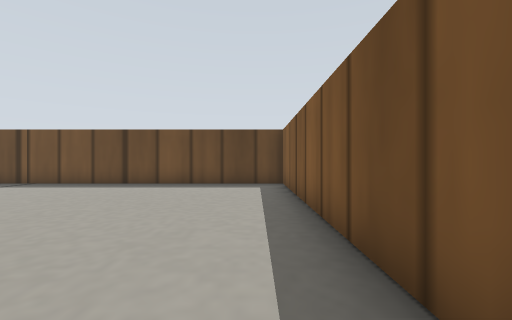
view 1 (above)

22 first-person views from a walk through a Gazebo world. The camera is 0.09 m above the floor, looks level and sees 90° across. The floor is counted in squares, 0.1 m on a side. Each view is taken from the middle of a square. On the plan, view 1 faces up. The plan holds only what a view shows up to about 10 squares ahead; the rest is blank. The robots in the file are not drawn. Simple patterns stand in for the simulator's built-in surfaces.

view 2
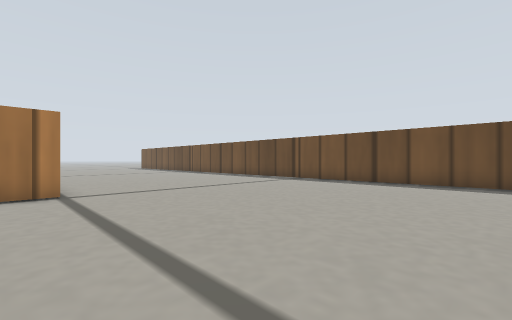

view 3
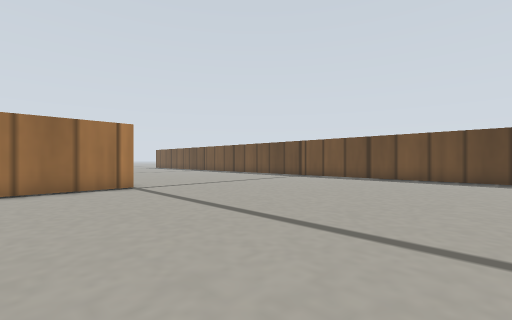

view 4
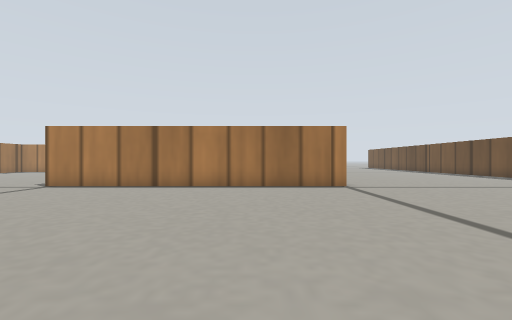

view 5
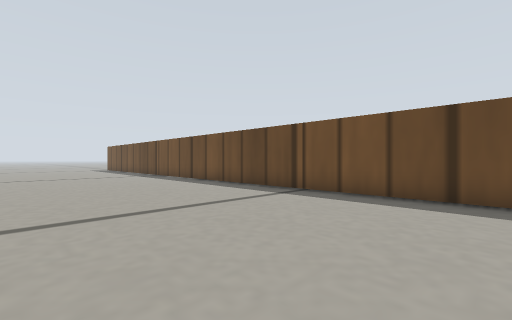

view 6
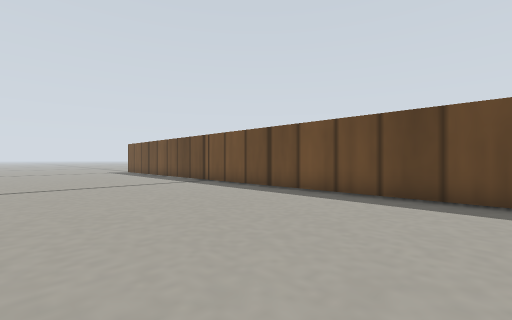

view 7
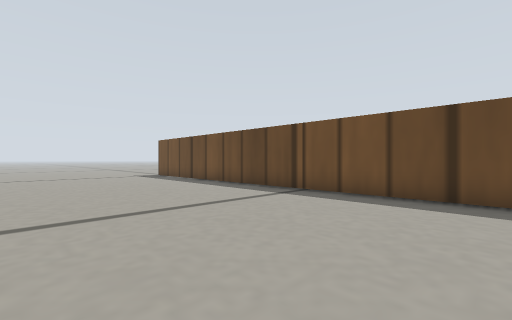

view 8
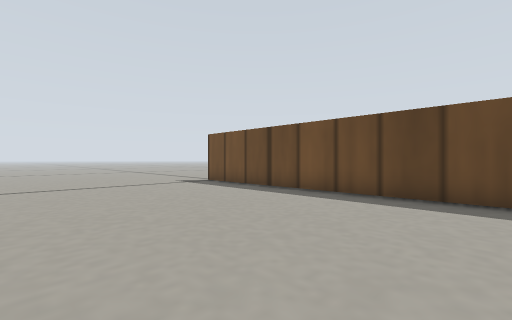

view 9
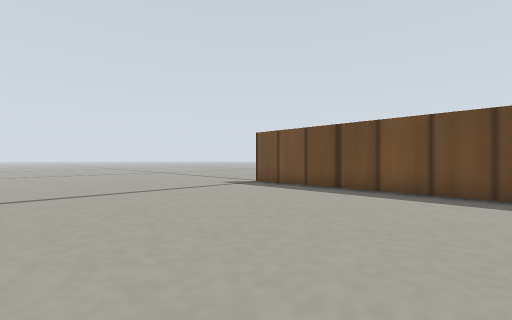

view 10
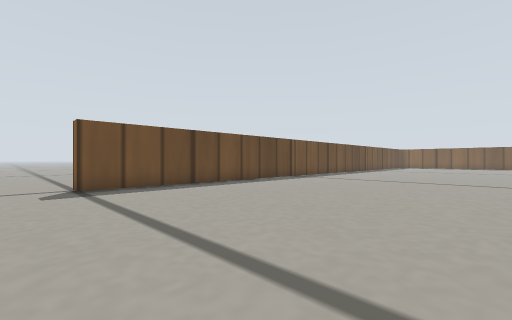

view 11
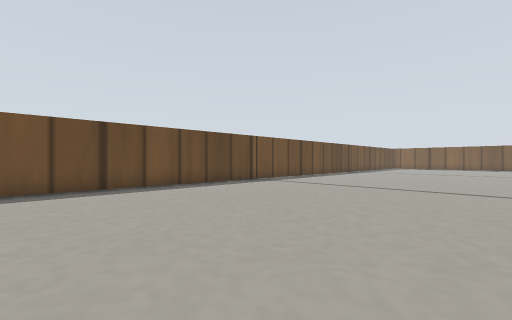

view 12
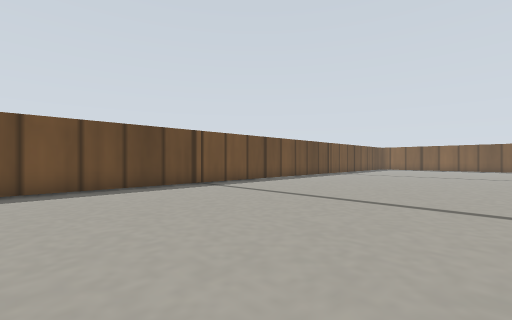

view 13
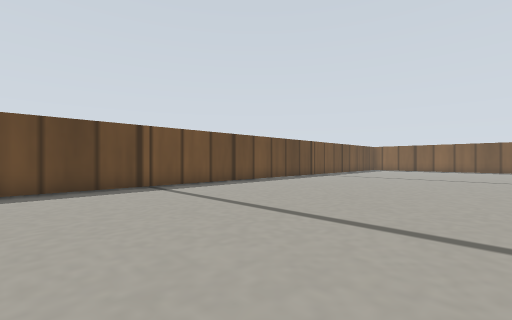

view 14
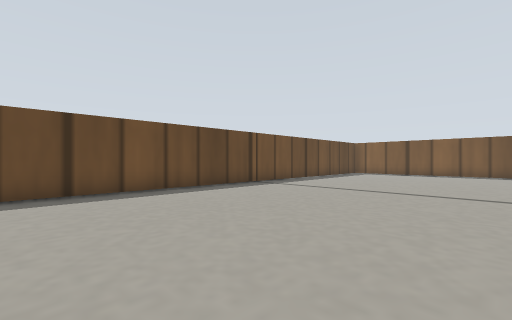

view 15
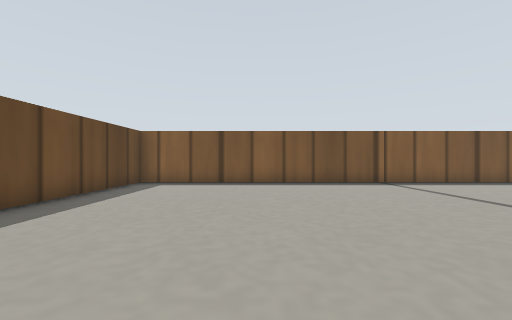

view 16
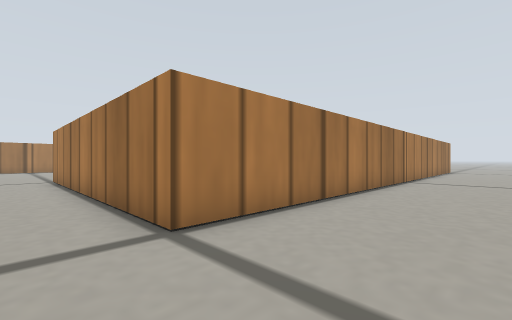

view 17
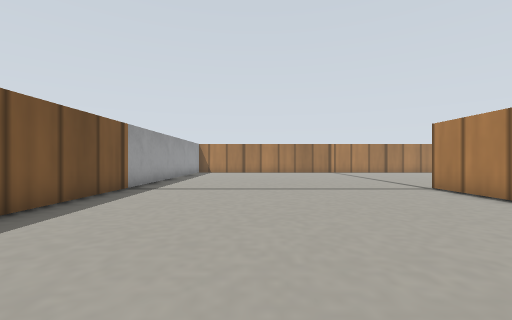

view 18
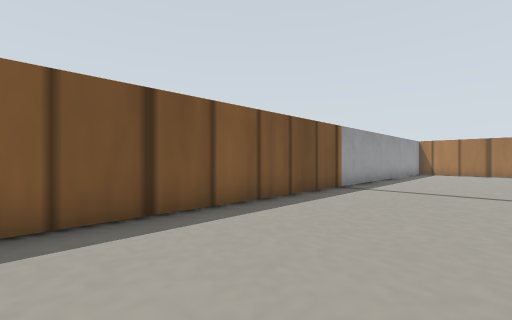

view 19
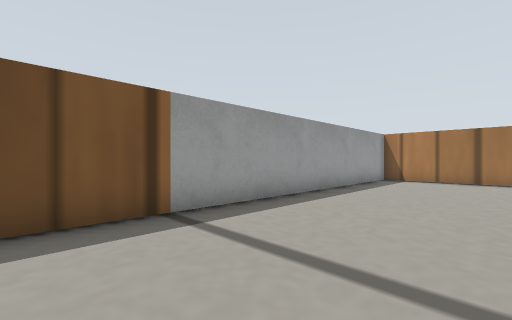

view 20
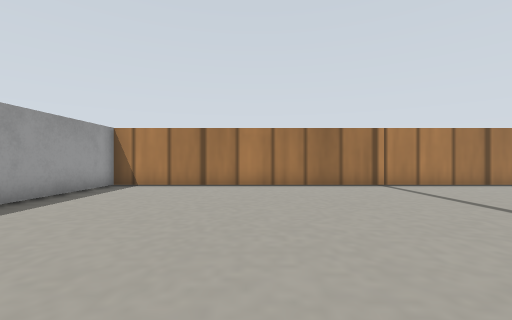

view 21
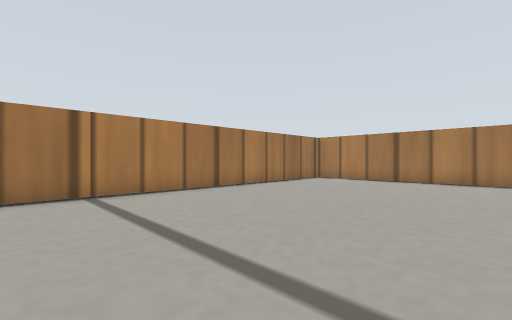

view 22
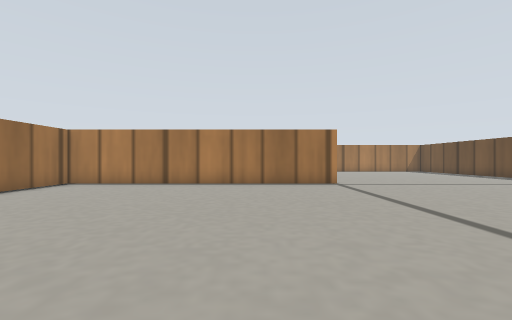

### Floor plan
Points are (right, up) in squares from view 1. A wall is a line through its corners. A room is listed if a view was taken in it or the views show most of it. See-through windows are left out.
Room 1 (views 1, 2, 3, 4, 5, 6, 7, 8, 9, 10, 11, 12, 13, 14, 15, 16, 17, 18, 19, 20, 21)
walls: (-18.1, 0) (-8.5, 0) (-8.5, -10); (-8.5, -20) (1, -20) (1, 9.5) (-28.5, 9.5) (-28.5, 10)
ways out: opening at (-9, -15) to room 2; opening at (-30, 1); opening at (-29.5, 10)
Room 2 (view 22)
walls: (-18.5, -10) (-18.5, -20) (-16, -20); (-14.2, -20) (-8.5, -20)
ways out: opening at (-9, -15) to room 1; opening at (-19, -5.5)

Where each view was taken, in squares from view 1:
view 1: 0 up, 0 right, facing up
view 2: 1 down, 1 left, facing up-left
view 3: 3 down, 0 right, facing up-left
view 4: 3 down, 0 right, facing left
view 5: 3 up, 4 left, facing up-left
view 6: 3 up, 9 left, facing up-left
view 7: 3 up, 14 left, facing up-left
view 8: 3 up, 19 left, facing up-left
view 9: 2 up, 21 left, facing up-left
view 10: 1 up, 30 left, facing up-right
view 11: 1 up, 27 left, facing up-right
view 12: 1 up, 24 left, facing up-right
view 13: 1 up, 22 left, facing up-right
view 14: 2 up, 16 left, facing up-right
view 15: 5 up, 9 left, facing right
view 16: 3 up, 7 left, facing down-left
view 17: 2 down, 3 left, facing down
view 18: 2 down, 3 left, facing down-right
view 19: 8 down, 3 left, facing down-right
view 20: 11 down, 4 left, facing down
view 21: 13 down, 7 left, facing down-left
view 22: 13 down, 9 left, facing left
